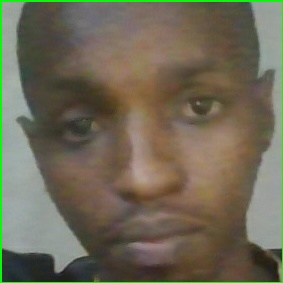
#> input picture captures/pierre_2025-08-26_21h31mn17s.jpg, 283 x 283 px, given in place of the camera
$ python lighting_adapter.py   (older library calls are emulated)
#> lines starting #> are read from the running program, lines starting #| are printed output that depends on the picture; after the words box and inside, x2 and y2 are one past the last pixel; in counts of white or black regions, pixels touching at a corner belong together
import cv2
import numpy as np
import argparse
from typing import Tuple, Optional

class AdaptiveLightingProcessor:
    def __init__(self):
        self.previous_frame = None

    def adjust_gamma(self, image: np.ndarray, gamma: float = 1.0) -> np.ndarray:
        """Adjust image gamma correction"""
        inv_gamma = 1.0 / gamma
        table = np.array([((i / 255.0) ** inv_gamma) * 255
                         for i in np.arange(0, 256)]).astype("uint8")
        return cv2.LUT(image, table)

    def calculate_brightness(self, image: np.ndarray) -> float:
        """Calculate average brightness of the image"""
        if len(image.shape) == 3:
            # Convert to grayscale
            gray = cv2.cvtColor(image, cv2.COLOR_BGR2GRAY)
        else:
            gray = image
        return np.mean(gray)

    def adaptive_histogram_equalization(self, image: np.ndarray) -> np.ndarray:
        """Apply CLAHE (Contrast Limited Adaptive Histogram Equalization)"""
        if len(image.shape) == 3:
            # Convert to LAB color space
            lab = cv2.cvtColor(image, cv2.COLOR_BGR2LAB)
            l, a, b = cv2.split(lab)

            # Apply CLAHE to L channel
            clahe = cv2.createCLAHE(clipLimit=3.0, tileGridSize=(8, 8))
            cl = clahe.apply(l)

            # Merge channels and convert back to BGR
            merged = cv2.merge((cl, a, b))
            return cv2.cvtColor(merged, cv2.COLOR_LAB2BGR)
        else:
            clahe = cv2.createCLAHE(clipLimit=3.0, tileGridSize=(8, 8))
            return clahe.apply(image)

    def adjust_exposure(self, image: np.ndarray, target_brightness: float = 127) -> np.ndarray:
        """Automatically adjust exposure based on brightness"""
        current_brightness = self.calculate_brightness(image)

        if current_brightness < 30:  # Very dark
            # Brighten the image
            gamma = 0.5
            result = self.adjust_gamma(image, gamma)
        elif current_brightness > 200:  # Very bright
            # Darken the image
            gamma = 1.5
            result = self.adjust_gamma(image, gamma)
        else:
            # Normal lighting, use histogram equalization
            result = self.adaptive_histogram_equalization(image)

        return result

    def remove_shadows(self, image: np.ndarray) -> np.ndarray:
        """Remove shadows using morphological operations"""
        if len(image.shape) == 3:
            rgb_planes = cv2.split(image)
            result_planes = []

            for plane in rgb_planes:
                dilated = cv2.dilate(plane, np.ones((7,7), np.uint8))
                bg = cv2.medianBlur(dilated, 21)
                diff = 255 - cv2.absdiff(plane, bg)
                norm = cv2.normalize(diff, None, alpha=0, beta=255,
                                   norm_type=cv2.NORM_MINMAX, dtype=cv2.CV_8UC1)
                result_planes.append(norm)

            return cv2.merge(result_planes)
        return image

    def enhance_details(self, image: np.ndarray) -> np.ndarray:
        """Enhance image details using sharpening"""
        kernel = np.array([[-1,-1,-1],
                          [-1, 9,-1],
                          [-1,-1,-1]])
        return cv2.filter2D(image, -1, kernel)

    def white_balance(self, image: np.ndarray) -> np.ndarray:
        """Simple white balance adjustment"""
        result = cv2.cvtColor(image, cv2.COLOR_BGR2LAB)
        avg_a = np.average(result[:, :, 1])
        avg_b = np.average(result[:, :, 2])
        result[:, :, 1] = result[:, :, 1] - ((avg_a - 128) * (result[:, :, 0] / 255.0) * 1.1)
        result[:, :, 2] = result[:, :, 2] - ((avg_b - 128) * (result[:, :, 0] / 255.0) * 1.1)
        return cv2.cvtColor(result, cv2.COLOR_LAB2BGR)

    def process_frame(self, frame: np.ndarray) -> np.ndarray:
        """Main processing pipeline"""
        # Store original frame for comparison
        original = frame.copy()

        # Calculate current brightness
        brightness = self.calculate_brightness(frame)

        # Apply appropriate processing based on lighting conditions
        if brightness < 50:  # Low light conditions
            # Brighten and reduce noise
            frame = self.adjust_gamma(frame, 0.6)
            frame = cv2.fastNlMeansDenoisingColored(frame, None, 10, 10, 7, 21)
            frame = self.adaptive_histogram_equalization(frame)

        elif brightness > 180:  # Overexposed conditions
            # Darken and enhance details
            frame = self.adjust_gamma(frame, 1.8)
            frame = self.enhance_details(frame)

        else:  # Normal lighting
            # Standard enhancement
            frame = self.adaptive_histogram_equalization(frame)
            frame = self.white_balance(frame)
            frame = self.enhance_details(frame)

        # Remove shadows in all conditions
        frame = self.remove_shadows(frame)

        return frame

    def process_image(self, image_path: str, output_path: Optional[str] = None) -> np.ndarray:
        """Process a single image file"""
        image = cv2.imread(image_path)
        if image is None:
            raise ValueError(f"Could not load image from {image_path}")

        processed = self.process_frame(image)

        if output_path:
            cv2.imwrite(output_path, processed)

        return processed

    def process_video(self, video_path: str, output_path: Optional[str] = None):
        """Process video file or webcam feed"""
        cap = cv2.VideoCapture(video_path if video_path != '0' else 0)

        if output_path:
            fourcc = cv2.VideoWriter_fourcc(*'XVID')
            out = cv2.VideoWriter(output_path, fourcc, 20.0,
                                (int(cap.get(3)), int(cap.get(4))))

        while True:
            ret, frame = cap.read()
            if not ret:
                break

            processed = self.process_frame(frame)

            # Display brightness information
            brightness = self.calculate_brightness(frame)
            cv2.putText(processed, f"Brightness: {brightness:.1f}", (10, 30),
                       cv2.FONT_HERSHEY_SIMPLEX, 0.7, (0, 255, 0), 2)

            # Show original and processed side by side
            comparison = np.hstack((frame, processed))
            cv2.imshow('Original vs Processed', comparison)

            if output_path:
                out.write(processed)

            if cv2.waitKey(1) & 0xFF == ord('q'):
                break

        cap.release()
        if output_path:
            out.release()
        cv2.destroyAllWindows()

def main():
    parser = argparse.ArgumentParser(description='Adaptive Lighting Correction with OpenCV')
    parser.add_argument('--input', type=str, default='0',
                       help='Input image/video path or 0 for webcam')
    parser.add_argument('--output', type=str,
                       help='Output file path (optional)')
    parser.add_argument('--mode', type=str, choices=['image', 'video'], default='video',
                       help='Processing mode: image or video')

    args = parser.parse_args()

    processor = AdaptiveLightingProcessor()

    try:
        if args.mode == 'image':
            processor.process_image(args.input, args.output)
            print(f"Image processed successfully!")
            if args.output:
                print(f"Output saved to: {args.output}")
        else:
            processor.process_video(args.input, args.output)
#> in process_video, frame is the input picture: shape (283, 283, 3); mean B, G, R 85.8, 105, 110.1
#> in calculate_brightness, `gray = cv2.cvtColor(image, cv2.COLOR_BGR2GRAY)`:
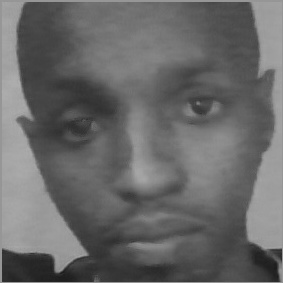
#> gray: shape (283, 283); min 27, max 174, mean 104.3
#> in process_frame, `brightness = self.calculate_brightness(frame)`: brightness = 104.3
#> in adaptive_histogram_equalization, `lab = cv2.cvtColor(image, cv2.COLOR_BGR2LAB)`: lab: shape (283, 283, 3); mean of channels 0, 1, 2 113, 127.9, 139.5
#> in adaptive_histogram_equalization, `l, a, b = cv2.split(lab)`:
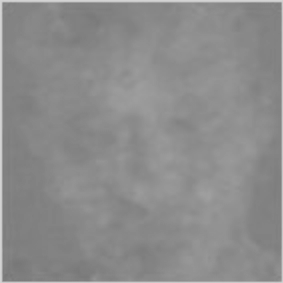
#> b: shape (283, 283); min 119, max 211, mean 139.5
#> in adaptive_histogram_equalization, `merged = cv2.merge((cl, a, b))`: merged: shape (283, 283, 3); mean of channels 0, 1, 2 124.4, 127.9, 139.5
#> in adaptive_histogram_equalization, `return cv2.cvtColor(merged, cv2.COLOR_LAB2BGR)`:
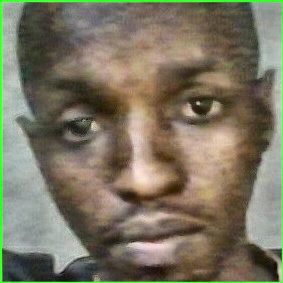
#> returned value: shape (283, 283, 3); mean B, G, R 97.6, 116.7, 122.7
#> in white_balance, `result = cv2.cvtColor(image, cv2.COLOR_BGR2LAB)`: result: shape (283, 283, 3); mean of channels 0, 1, 2 124.3, 127.9, 139.5
#> in white_balance, `avg_a = np.average(result[:, :, 1])`: avg_a = 127.9
#> in white_balance, `avg_b = np.average(result[:, :, 2])`: avg_b = 139.5
#> in white_balance, `result[:, :, 2] = result[:, :, 2] - ((avg_b - 128) * (result[:, :, 0] ..`: result: shape (283, 283, 3); mean of channels 0, 1, 2 124.3, 127.9, 132.8
#> the loop in remove_shadows, `for plane in rgb_planes:` made 3 passes
#> after the loop in remove_shadows, `for plane in rgb_planes:`:
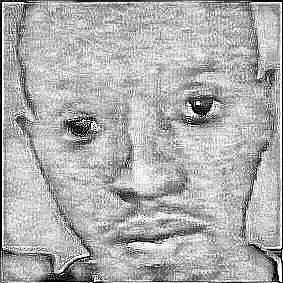
#> diff: shape (283, 283); min 0, max 255, mean 173.9
#> after the loop in remove_shadows, `for plane in rgb_planes:`:
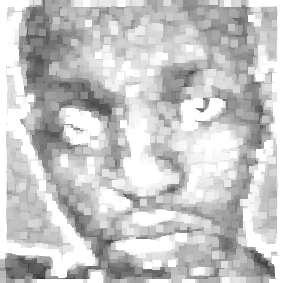
#> dilated: shape (283, 283); min 56, max 255, mean 197.5
#> after the loop in remove_shadows, `for plane in rgb_planes:`: result_planes = 3 items
#> in remove_shadows, `return cv2.merge(result_planes)`:
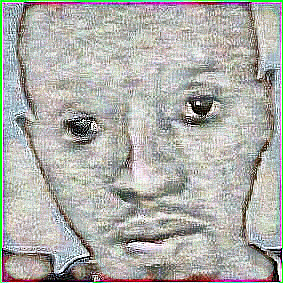
#> returned value: shape (283, 283, 3); mean of channels 0, 1, 2 169.3, 174.4, 173.9; drawn as B, G, R
#> in process_video, `brightness = self.calculate_brightness(frame)`: brightness = 104.3
#> in process_video, `cv2.putText(processed, f"Brightness: {brightness:.1f}", (10, 30), cv2...`: processed: shape (283, 283, 3); 1.69% of pixels changed, all inside (x1, y1, x2, y2) = (12, 14, 205, 37)
#> in process_video, `comparison = np.hstack((frame, processed))`:
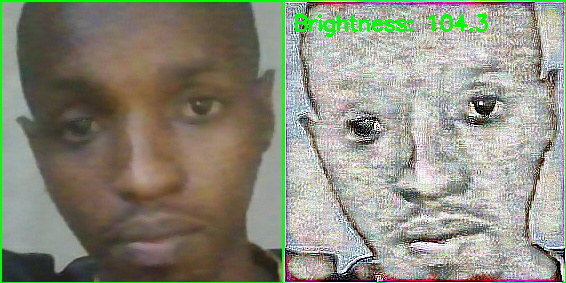
#> comparison: shape (283, 566, 3); mean B, G, R 126, 140.3, 140.4
#> (key q is pressed here)

    except Exception as e:
        print(f"Error: {e}")

if __name__ == "__main__":
    main()

$ run again, on captures/pierre_2025-08-26_21h32mn02s.jpg
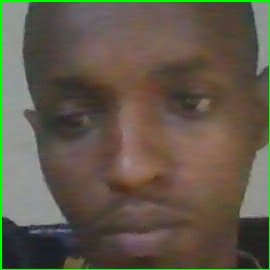
#> input picture captures/pierre_2025-08-26_21h32mn02s.jpg, 270 x 270 px, given in place of the camera
#> in process_video, frame is the input picture: shape (270, 270, 3); mean B, G, R 74.3, 88.7, 96.6
#> in process_frame, `brightness = self.calculate_brightness(frame)`: brightness = 89.47
#> lab: shape (270, 270, 3); mean of channels 0, 1, 2 97.1, 129.9, 137.5
#> merged: shape (270, 270, 3); mean of channels 0, 1, 2 114.2, 129.9, 137.5
#> avg_a = 129.9
#> avg_b = 137.4
#> the loop in remove_shadows, `for plane in rgb_planes:` made 3 passes
#> after the loop in remove_shadows, `for plane in rgb_planes:`:
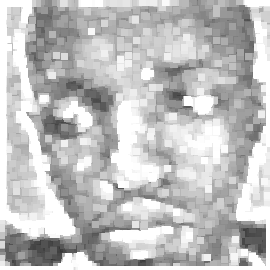
#> dilated: shape (270, 270); min 53, max 255, mean 192
#> after the loop in remove_shadows, `for plane in rgb_planes:`: result_planes = 3 items
#> in process_video, `brightness = self.calculate_brightness(frame)`: brightness = 89.47
#> processed: shape (270, 270, 3); mean B, G, R 162.7, 172.4, 167.3
#> in process_video, `comparison = np.hstack((frame, processed))`:
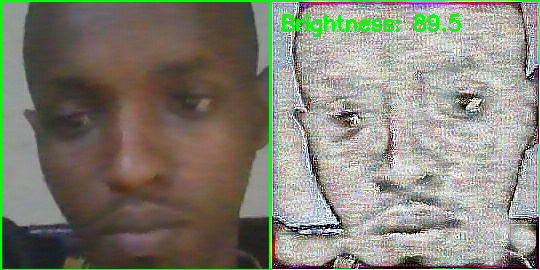
#> comparison: shape (270, 540, 3); mean B, G, R 118.5, 130.6, 132

$ run again, on captures/pierre_2025-08-26_21h32mn04s.jpg
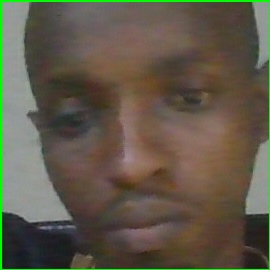
#> input picture captures/pierre_2025-08-26_21h32mn04s.jpg, 270 x 270 px, given in place of the camera
#> in process_video, frame is the input picture: shape (270, 270, 3); mean B, G, R 73.3, 89.1, 95.9
#> in process_frame, `brightness = self.calculate_brightness(frame)`: brightness = 89.33
#> lab: shape (270, 270, 3); mean of channels 0, 1, 2 97, 129.2, 138.1
#> merged: shape (270, 270, 3); mean of channels 0, 1, 2 113.4, 129.2, 138.1
#> avg_a = 129.2
#> avg_b = 138.1
#> the loop in remove_shadows, `for plane in rgb_planes:` made 3 passes
#> after the loop in remove_shadows, `for plane in rgb_planes:`:
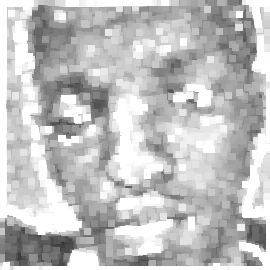
#> dilated: shape (270, 270); min 45, max 255, mean 191.8
#> after the loop in remove_shadows, `for plane in rgb_planes:`: result_planes = 3 items
#> in process_video, `brightness = self.calculate_brightness(frame)`: brightness = 89.33
#> processed: shape (270, 270, 3); mean B, G, R 162.7, 172.5, 166.7
#> in process_video, `comparison = np.hstack((frame, processed))`:
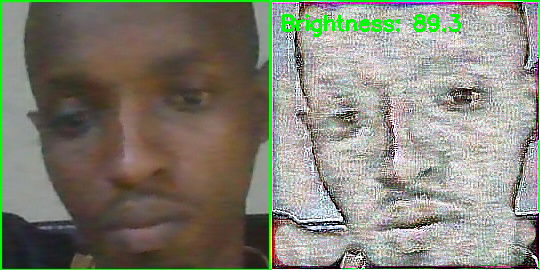
#> comparison: shape (270, 540, 3); mean B, G, R 118, 130.8, 131.3

$ run again, on captures/pierre_2025-08-26_21h32mn06s.jpg
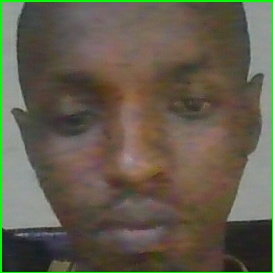
#> input picture captures/pierre_2025-08-26_21h32mn06s.jpg, 273 x 273 px, given in place of the camera
#> in process_video, frame is the input picture: shape (273, 273, 3); mean B, G, R 76.5, 92.3, 98.3
#> in process_frame, `brightness = self.calculate_brightness(frame)`: brightness = 92.3
#> lab: shape (273, 273, 3); mean of channels 0, 1, 2 100.3, 128.9, 137.9
#> merged: shape (273, 273, 3); mean of channels 0, 1, 2 115.8, 128.9, 137.9
#> avg_a = 128.9
#> avg_b = 137.9
#> the loop in remove_shadows, `for plane in rgb_planes:` made 3 passes
#> after the loop in remove_shadows, `for plane in rgb_planes:`: result_planes = 3 items
#> in process_video, `brightness = self.calculate_brightness(frame)`: brightness = 92.3
#> processed: shape (273, 273, 3); mean B, G, R 153.9, 163, 159.1
#> in process_video, `comparison = np.hstack((frame, processed))`:
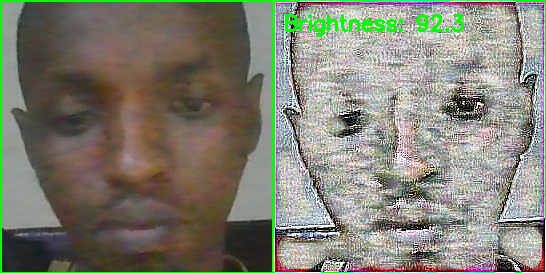
#> comparison: shape (273, 546, 3); mean B, G, R 115.2, 127.7, 128.7
